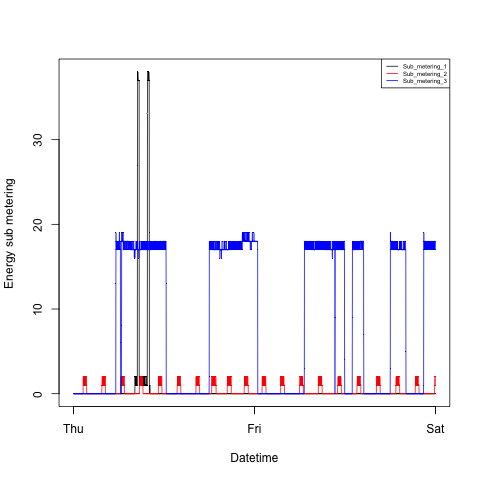

This figure's R source:
## Plot a scatter plot of three energy sub metering during a two days period
plot3 <- function() {
        data <- readDaysData()
        png(filename = "plot3.png",width = 480,height = 480)
        plot(rep(data[[1]],3),c(data[[6]],data[[7]],data[[8]]),col=rep(c(1,2,4),each=nrow(data)),type = "p",xlab = "Datetime",ylab = "Energy sub metering",pch=46)
        lines(data[[1]],data[[6]],col=1)
        lines(data[[1]],data[[7]],col=2)
        lines(data[[1]],data[[8]],col=4)
        legend("topright",lty = 1,col = c(1,2,4),legend = colnames(data)[6:8],cex = 0.5)
        dev.off()
}